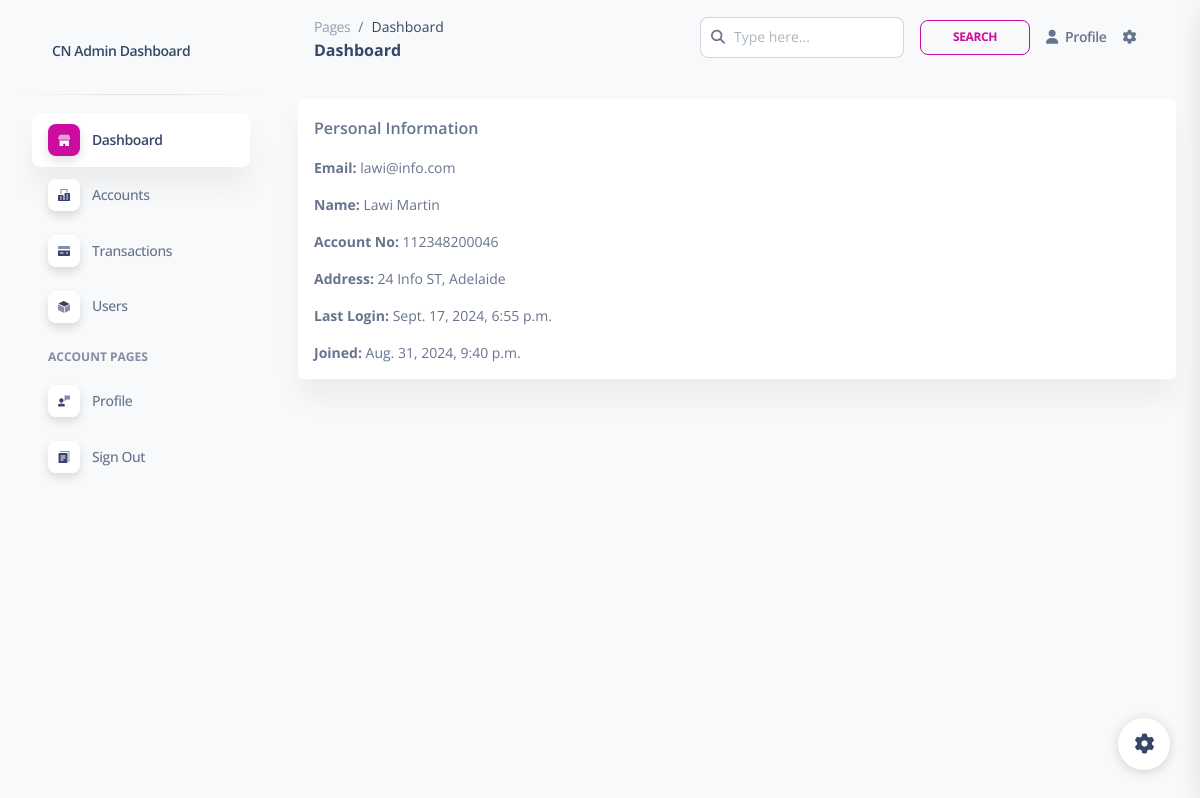
Page /control/admin_profile (signed in) on the committed database.
### accounts/models.py (models this page shows, shortened)
class CustomUser(AbstractBaseUser, PermissionsMixin):
    ROLES = [
        ('User', 'user'),
        ('Staff', 'staff'),
        ('Admin', 'admin'),
    ]
    first_name = models.CharField(max_length=30, blank=False)
    last_name = models.CharField(max_length=30, blank=False)
    address = models.TextField(blank=True, null=True)
    phone_no = models.IntegerField(blank=True, null=True)
    email = models.EmailField(unique=True)
    date_joined = models.DateTimeField(default=timezone.now)
    last_login = models.DateTimeField(null=True, blank=True)
    is_active = models.BooleanField(default=True)
    is_staff = models.BooleanField(default=False)
    user_type = models.CharField(max_length=20, choices=ROLES, default='User')
    account_no = models.CharField(max_length=12, unique=True, editable=False)
    password_reset_token = models.CharField(max_length=100, blank=True, null=True)
    password_reset_expiry = models.DateTimeField(blank=True, null=True)
    objects = CustomUserManager()
    USERNAME_FIELD = 'email'
    REQUIRED_FIELDS = ['first_name', 'last_name']
    def get_full_name(self):
        return f"{self.first_name} {self.last_name}"

### control/views.py (the view)
# urls.py: path('admin_profile', views.admin_profile, name='admin_profile'),
def admin_profile(request):
    admin_info = CustomUser.objects.get(id=request.user.id)
    return render(request, 'admin_profile.html', {'admin_info': admin_info})

### control/templates/admin_profile.html
{% extends './dashboard.html' %}
{% block content %}
<div class="container py-4">
    <div class="card p-3 rounded">
        <p class="text-bold">Personal Information</p>
        <div class="d-flex flex-column gap-3">
            <span class="text-sm"><strong>Email: </strong>{{admin_info.email }} </span>
            <span class="text-sm"><strong>Name: </strong>{{admin_info.get_full_name }} </span>
            <span class="text-sm"><strong>Account No: </strong>{{admin_info.account_no }} </span>
            <span class="text-sm"><strong>Address: </strong>{{admin_info.address }} </span>
            <span class="text-sm"><strong>Last Login: </strong>{{admin_info.last_login }} </span>
            <span class="text-sm"><strong>Joined: </strong>{{admin_info.date_joined }} </span>
        </div>
    </div>
</div>
{% endblock %}

### rows in the picture
CustomUser: email "lawi@info.com", get_full_name "Lawi Martin", account_no "112348200046", address "24 Info ST, Adelaide", last_login "Sept. 17, 2024, 6:55 p.m.", date_joined "Aug. 31, 2024, 9:40 p.m."
